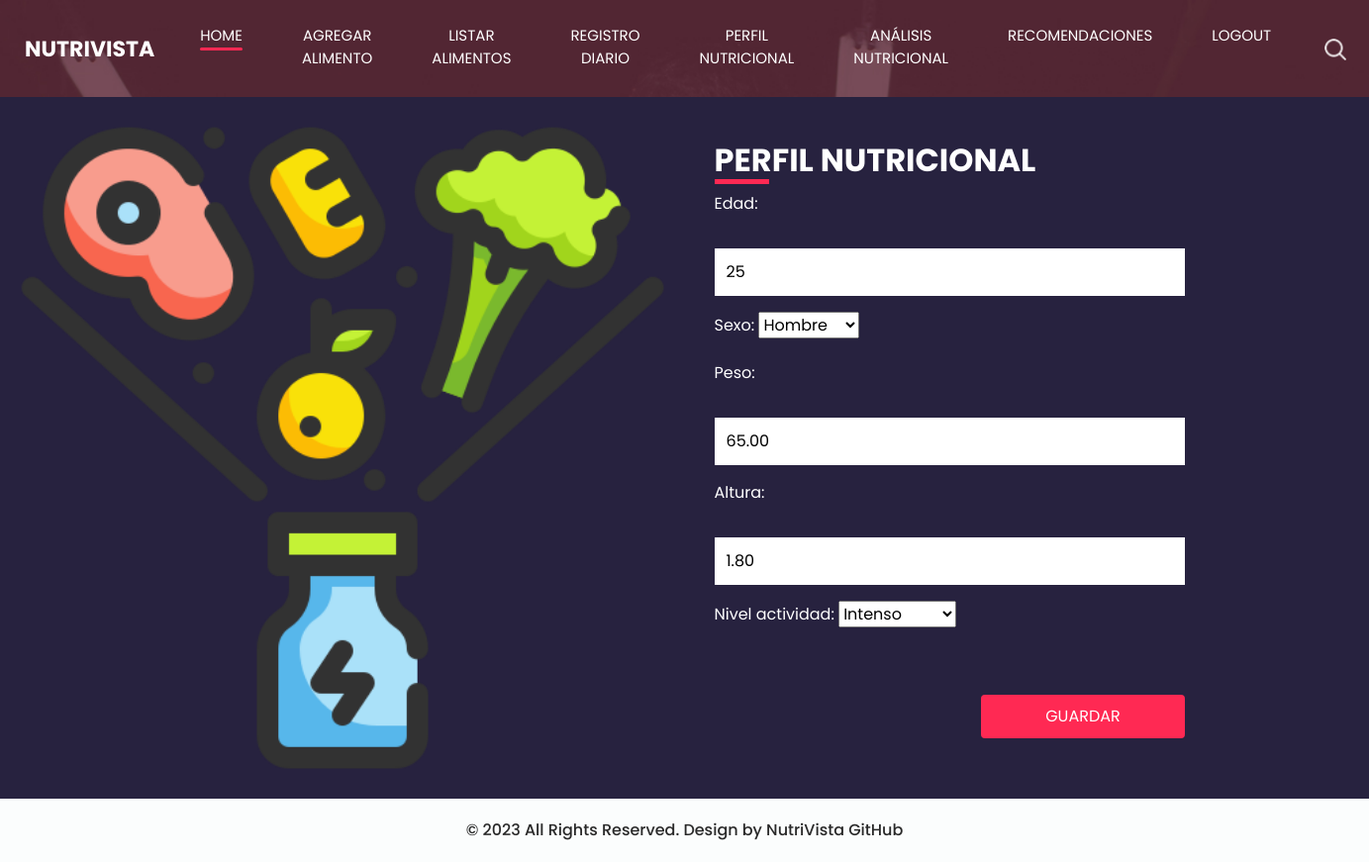
Page /perfil_nutricional/ (signed in) on the committed database.
### base/models.py (models this page shows, shortened)
class PerfilNutricional(models.Model):
    usuario = models.OneToOneField(User, on_delete=models.CASCADE)
    edad = models.PositiveIntegerField()
    sexo = models.CharField(max_length=10, choices=[('Hombre', 'Hombre'), ('Mujer', 'Mujer')])
    peso = models.DecimalField(max_digits=6, decimal_places=2)
    altura = models.DecimalField(max_digits=6, decimal_places=2)
    nivel_actividad = models.CharField(max_length=50, choices=NIVEL_ACTIVIDAD_CHOICES)

### base/views.py (the view)
# urls.py: path('perfil_nutricional/', perfil_nutricional, name='perfil_nutricional'),
@login_required
def perfil_nutricional(request):
    perfil, created = PerfilNutricional.objects.get_or_create(
        usuario=request.user,
        defaults={'edad': 0, 'peso': 0.0, 'altura': 0.0, 'sexo': 'Hombre', 'nivel_actividad': 'sedentario'}
    )
    if request.method == "POST":
        form = PerfilNutricionalForm(request.POST, instance=perfil)
        if form.is_valid():
            form.save()
            return redirect('main_page')
    else:
        form = PerfilNutricionalForm(instance=perfil)
    return render(request, 'base/perfil_nutricional.html', {'form': form})

### base/forms.py (shortened to what this page needs)
class PerfilNutricionalForm(forms.ModelForm):
    class Meta:
        model = PerfilNutricional
        fields = ['edad', 'sexo', 'peso', 'altura', 'nivel_actividad']

### base/templates/base/perfil_nutricional.html (shortened to what this page needs)
{% load static %}
<html>
<head>
    <link rel="stylesheet" type="text/css" href="https://cdnjs.cloudflare.com/ajax/libs/OwlCarousel2/2.3.4/assets/owl.carousel.min.css" />
    <link rel="stylesheet" type="text/css" href="{% static 'css/bootstrap.css' %}" />
    <link href="{% static 'css/style.css' %}" rel="stylesheet" />
    <link href="{% static 'css/responsive.css' %}" rel="stylesheet" />
</head>
<body class="sub_page">
    <div class="hero_area">
        <header class="header_section">
            <div class="container-fluid">
                <nav class="navbar navbar-expand-lg custom_nav-container ">
                    <a class="navbar-brand" href="{% url 'main_page' %}">
                        <span>
                            NutriVista
                        </span>
                    </a>
                    <div class="collapse navbar-collapse" id="navbarSupportedContent">
                        <div class="d-flex ml-auto flex-column flex-lg-row align-items-center">
                          <ul class="navbar-nav  ">
                            <li class="nav-item active">
                              <a class="nav-link" href="{% url 'main_page' %}">Home <span class="sr-only">(current)</span></a>
                            </li>
                            {% if not user.is_superuser %}
                            <li class="nav-item">
                              <a class="nav-link" href="{% url 'agregar_alimento' %}"> Agregar Alimento</a>
                            </li>
                              <li class="nav-item">
                              <a class="nav-link" href="{% url 'listar_alimentos' %}"> Listar Alimentos</a>
                            </li>
                            <li class="nav-item">
                              <a class="nav-link" href="{% url 'registro_diario' %}"> Registro Diario</a>
                            </li>
                            <li class="nav-item">
                              <a class="nav-link" href="{% url 'perfil_nutricional' %}"> Perfil Nutricional</a>
                            </li>
                            <li class="nav-item">
                              <a class="nav-link" href="{% url 'analisis_nutricional' %}"> Análisis Nutricional</a>
                            </li>
                            <li class="nav-item">
                              <a class="nav-link" href="{% url 'sugerencias_alimentos' %}"> Recomendaciones</a>
                            </li>
                            {% endif %}
                            <li class="nav-item">
                              <a class="nav-link" href="{% url 'logout' %}"> Logout</a>
                            </li>
                          </ul>
                            <div class="user_option">
                                <form class="form-inline my-2 my-lg-0 ml-0 ml-lg-4 mb-3 mb-lg-0">
                                    <button class="btn  my-2 my-sm-0 nav_search-btn" type="submit"></button>
                                </form>
                            </div>
                        </div>
                    </div>
                </nav>
            </div>
        </header>
    </div>
    <section class="contact_section ">
        <div class="container-fluid">
            <div class="row">
                <div class="col-md-6 px-0">
                    <div class="img-box">
                        <img src="{% static 'images/2317045.png' %}" alt="">
                    </div>
                </div>
                <div class="col-lg-5 col-md-6">
                    <div class="form_container pr-0 pr-lg-5 mr-0 mr-lg-2">
                        <div class="heading_container">
                            <h2>
                                Perfil Nutricional
                            </h2>
                        </div>
                        <form method="post">
                            {{ form.as_p }}
                            <div class="d-flex ">
                                <button type="submit" class="btn btn-primary">Guardar</button>
                            </div>
                        </form>
                    </div>
                </div>
            </div>
        </div>
    </section>
    <footer class="container-fluid footer_section">
        <p>
            &copy; 2023 All Rights Reserved. Design by NutriVista
            <a href="https://github.com/davidguillen2002/proyectoweb.git">GitHub</a>
        </p>
    </footer>
</body>
</html>

### base/static/css/style.css (style rules this page uses)
body { font-family: 'Poppins', sans-serif; color: #000000; background-color: #ffffff; }
.heading_container { display: -webkit-box; display: -ms-flexbox; display: flex; -webkit-box-pack: center; -ms-flex-pack: center; justify-content: center; text-align: center; }
.heading_container h2 { font-weight: bold; position: relative; padding-bottom: 5px; text-transform: uppercase; }
.heading_container h2::before { content: ""; position: absolute; bottom: 0; left: 50%; width: 55px; height: 5px; background-color: #ff2953; -webkit-transform: translateX(-50%); transform: translateX(-50%); }
.hero_area { height: 100vh; display: -webkit-box; display: -ms-flexbox; display: flex; -webkit-box-orient: vertical; -webkit-box-direction: normal; -ms-flex-direction: column; flex-direction: column; background-image: url(../images/hero-bg.jpg); background-size: cover; background-attachment: fixed; }
.sub_page .hero_area { height: auto; }
.header_section .container-fluid { padding-right: 25px; padding-left: 25px; }
.custom_nav-container.navbar-expand-lg .navbar-nav .nav-item .nav-link { margin: 10px 30px; padding: 0; padding-bottom: 3px; color: #ffffff; text-align: center; position: relative; text-transform: uppercase; font-size: 15px; }
.custom_nav-container.navbar-expand-lg .navbar-nav .nav-item .nav-link::after { display: none; content: ""; position: absolute; left: 0; bottom: 0; width: 100%; height: 3px; border-radius: 5px; background-color: #ffffff; }
.custom_nav-container.navbar-expand-lg .navbar-nav .nav-item.active a::after, .custom_nav-container.navbar-expand-lg .navbar-nav .nav-item:hover a::after { display: block; background-color: #ff2953; }
a, a:hover, a:focus { text-decoration: none; }
.btn, .btn:focus { outline: none !important; -webkit-box-shadow: none; box-shadow: none; }
.user_option { display: -webkit-box; display: -ms-flexbox; display: flex; -webkit-box-align: center; -ms-flex-align: center; align-items: center; }
.custom_nav-container .nav_search-btn { background-image: url(../images/search-icon.png); background-size: 22px; background-repeat: no-repeat; background-position-y: 7px; width: 35px; height: 35px; padding: 0; border: none; }
.navbar-brand { display: -webkit-box; display: -ms-flexbox; display: flex; -webkit-box-align: center; -ms-flex-align: center; align-items: center; position: relative; }
.navbar-brand span { font-size: 22px; text-transform: uppercase; font-weight: bold; color: #ffffff; position: relative; z-index: 3; }
.custom_nav-container { z-index: 99999; padding: 15px 0; }
.contact_section { position: relative; background-color: #27223f; color: #ffffff; }
.contact_section .heading_container { -webkit-box-pack: start; -ms-flex-pack: start; justify-content: start; }
.contact_section .heading_container h2::before { text-align: left; left: 0; -webkit-transform: none; transform: none; }
.contact_section .row { -webkit-box-align: center; -ms-flex-align: center; align-items: center; }
.contact_section .img-box img { width: 100%; }
.contact_section .form_container { padding: 45px 0 45px 15px; }
.contact_section input { width: 100%; border: none; background-color: #ffffff; outline: none; color: #000000; margin-top: 25px; padding: 12px; }
.contact_section input::placeholder { color: #2a2a2c; }
.contact_section button { padding: 10px 65px; outline: none; border: none; color: #ffffff; background: #ff2953; margin: 45px 0 0 auto; text-transform: uppercase; }
.footer_section { background-color: #fbfdfd; padding: 20px; font-weight: 500; }
.footer_section p { color: #292929; margin: 0; text-align: center; }
.footer_section a { color: #292929; }

### rows in the picture
PerfilNutricional: edad "25", sexo "Hombre", peso "65.00", altura "1.80", nivel_actividad "Intenso"
